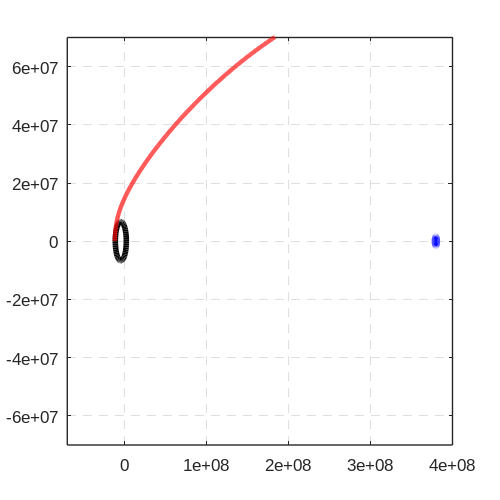

This chart was generated by the following MATLAB code:
%% Pto 5 de trabajo practico 1
%% Gráficos de w en funcion de la cantidad k de iteraciones para cada n distinto

clear all, close all;

%graphics_toolkit gnuplot % Descomentar si se usa Octave

% Importo resultados de orbita de corrida de tp2.py 
% Debo tener en cuenta que cada archivo generado por tp2.py presenta una
% linea de encabezado y utiliza , para separar los datos .

orbita = dlmread('posiciones_rk.txt', ',',1,0);

%Obtengo las posiciones de la orbita a partir de los datos de orbita

x_orbita = orbita(:,1);
y_orbita = orbita(:,2);

%Defino variables para graficar la tierra y la luna como circunferencias

%Radio terrestre y lunar
r_tierra=6.731e6;
r_luna=1.738e6;

%Posicion terrestre y lunar
posicion_tierra=-4.670e6;
posicion_luna=379.7e6;

%Definiciones para graficar circunferencias
t=0:pi/30:2*pi;

x_tierra=posicion_tierra+r_tierra*cos(t);
y_tierra=r_tierra*sin(t);

x_luna=posicion_luna+r_luna*cos(t);
y_luna=r_luna*sin(t);

% Primero, para identificar a los objetos, guardamos los "Handlers"
% Genero la figura
Hf1 = figure(1);
% Modifico las opciones de la figura. En este caso sólamente definimos el tamaño de la figura
% (a la hora de imprimirse).
set(Hf1,'PaperUnits','inches','PaperPosition',[0 0 5 5]);

%Genero ejes
Ha2 = axes;
% Cambio sus atributos.
set(Ha2,'Box','on','FontName','Arial','FontSize',12,'GridLineStyle','--','LineWidth',1,'TickDir','in');
grid on;
hold on;

%Grafico Tierra y Luna
plot(x_tierra,y_tierra,'k-','LineWidth',4); 
plot(x_luna,y_luna,'b-','LineWidth',4); 

%Grafico orbita
plot(x_orbita,y_orbita,'-r','linewidth',3);


%Limites de los ejes para que las circunferencias no se deformen y se vea completa
%la orbita

xlim([-7E7 4E8]);
ylim([-7E7 7E7]);
 

% No necesitan etiquetas los ejes.

%xlabel('Largo de la viga');
%ylabel('Desviacion de la viga');

%Imprimo en un archivo el grafico
print('Orbita.pdf','-dpdf','-r300');
